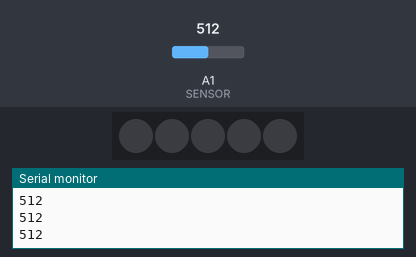
This sketch was run on a simulated Arduino Uno, built with avr-gcc and run on an emulated ATmega328P. Parts: 5 RGB LEDs in strip order, left to right, the last lines printed to the serial monitor. Inputs (shaded band) come from the test bench; at power-on: A1 (SENSOR) = 512. Dim RGB values are drawn brighter than linear; random numbers use the default seed unless the sketch sets one.

Above: at 1.2 s.
1.3 s: A1 (SENSOR) set to 306
2.8 s: A1 (SENSOR) set to 291
At 3.3 s:
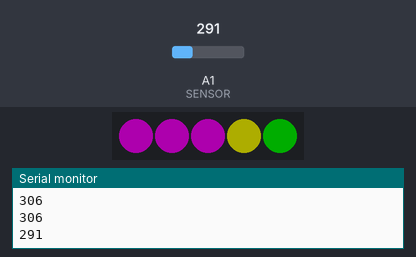
4.3 s: A1 (SENSOR) set to 310
At 5.5 s:
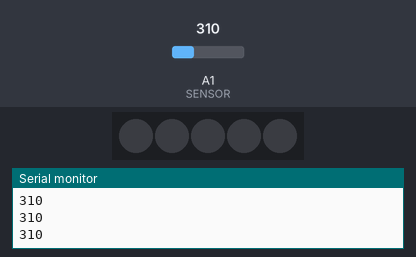
5.8 s: A1 (SENSOR) set to 290
At 7.0 s:
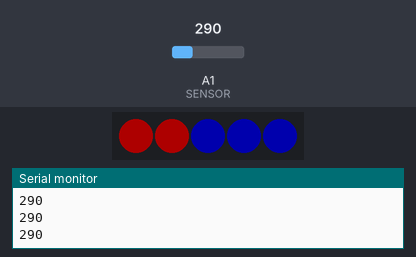
7.3 s: A1 (SENSOR) set to 511
At 8.5 s:
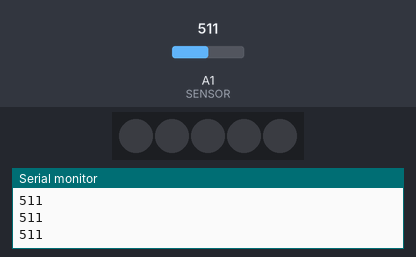
8.8 s: A1 (SENSOR) set to 122
At 10.1 s:
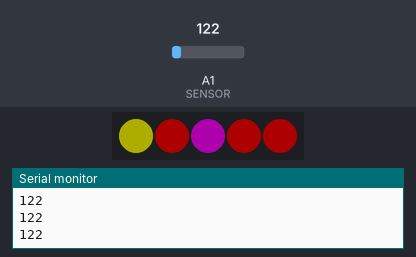
Timing chart, 0 to 11.3 s (numbered marks = the images above; inputs shaded):
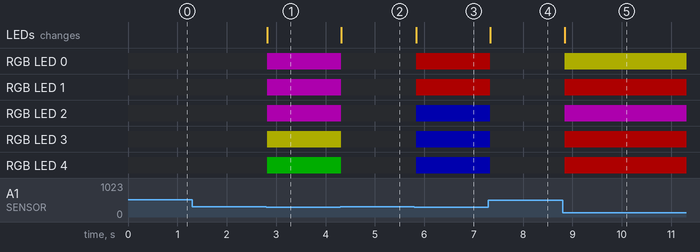

Measured:
- the behaviour switches between 300 and 299 on A1 (SENSOR) (found by bisection; images 0 and 1)
- after the input at 2.8 s, RGB LED 0–2: off → RGB(50, 0, 50) at once; RGB LED 3: off → RGB(50, 50, 0) at once; RGB LED 4: off → RGB(0, 50, 0) at once; the LEDs: change at once (image 1)
- after the input at 4.3 s, RGB LED 0–2: RGB(50, 0, 50) → off at once; RGB LED 3: RGB(50, 50, 0) → off at once; RGB LED 4: RGB(0, 50, 0) → off at once; the LEDs: change at once (image 2)
- after the input at 5.8 s, RGB LED 0, RGB LED 1: off → RGB(50, 0, 0) at once; RGB LED 2–4: off → RGB(0, 0, 50) at once; the LEDs: change at once (image 3)
- after the input at 7.3 s, RGB LED 0, RGB LED 1: RGB(50, 0, 0) → off at once; RGB LED 2–4: RGB(0, 0, 50) → off at once; the LEDs: change at once (image 4)
- after the input at 8.8 s, RGB LED 0: off → RGB(50, 50, 0) after 0.05 s; RGB LED 1, RGB LED 3, RGB LED 4: off → RGB(50, 0, 0) after 0.05 s; RGB LED 2: off → RGB(50, 0, 50) after 0.05 s; the LEDs: change after 0.05 s (image 5)

The sketch:

sketch_apr20a.ino
```cpp
#include <Adafruit_NeoPixel.h>

#define PIN 9
#define NUMPIXELS 5
#define SENSOR A1

int brightness = 50;
bool wasDark = false; // 前の状態を記録

Adafruit_NeoPixel pixels(NUMPIXELS, PIN, NEO_GRB + NEO_KHZ800);

// 5色
uint32_t colors[5];

void setup() {
  pixels.begin();
  pixels.setBrightness(brightness);

  Serial.begin(9600);
  randomSeed(analogRead(0));

  colors[0] = pixels.Color(255, 0, 0);   // 赤
  colors[1] = pixels.Color(0, 255, 0);   // 緑
  colors[2] = pixels.Color(0, 0, 255);   // 青
  colors[3] = pixels.Color(255, 255, 0); // 黄
  colors[4] = pixels.Color(255, 0, 255); // 紫
}

void loop() {

  int val = analogRead(SENSOR);
  Serial.println(val);

  // 暗いかどうか判定（ここは環境に合わせて調整）
  bool isDark = (val < 300);

  // 明るいとき → 消灯
  if (!isDark) {
    pixels.clear();
    pixels.show();
  }

  // 🌙 暗くなった瞬間だけ実行
  if (isDark && !wasDark) {

    int selected[NUMPIXELS];

    // ランダム表示（1回）
    for (int i = 0; i < NUMPIXELS; i++) {
      selected[i] = random(0, 5);
      pixels.setPixelColor(i, colors[selected[i]]);
    }
    pixels.show();

    delay(500);

    // 揃ってるか判定
    bool allSame = true;
    for (int i = 1; i < NUMPIXELS; i++) {
      if (selected[i] != selected[0]) {
        allSame = false;
        break;
      }
    }

    // 🎉 当たり → 点滅
    if (allSame) {
      for (int j = 0; j < 5; j++) {
        pixels.clear();
        pixels.show();
        delay(150);

        for (int i = 0; i < NUMPIXELS; i++) {
          pixels.setPixelColor(i, colors[selected[0]]);
        }
        pixels.show();
        delay(150);
      }
    }
  }

  // 状態更新（これが超重要）
  wasDark = isDark;

  delay(100);
}
```
